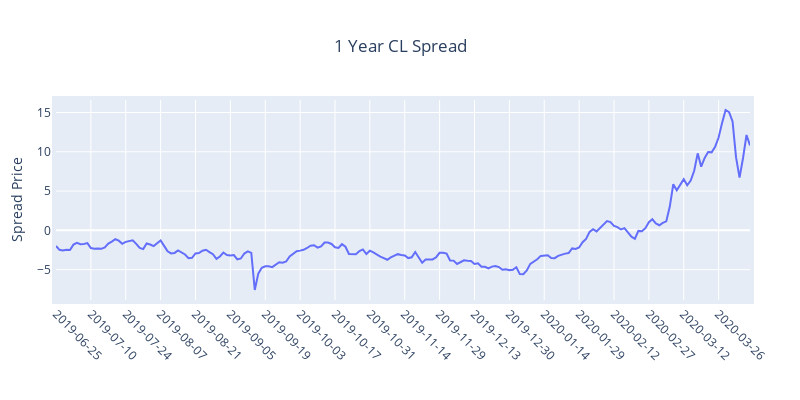

Notebook source saved alongside this figure:
### Code cell
df_fs = df_final_spread[['settle_date','sm12_m1']]
df_fs.settle_date = df_fs.settle_date.apply(lambda v:f"{str(v)[0:4]}-{str(v)[4:6]}-{str(v)[6:8]}")
fig = plotly_plot(df_in=df_fs.iloc[-200:],x_column='settle_date',
                  plot_title='1 Year CL Spread',
                  y_left_label='Spread Price')
fig.update_yaxes(automargin=True)
iplot(fig)

### Figure 1 — Plotly figure (JSON) as saved in the notebook; plotly's stock layout.template omitted (floating-point values rounded to 4 significant figures; data arrays with more than 128 entries replaced by an {"elided": "..."} marker saying what was removed)
{"data": [{"name": "sm12_m1", "type": "scatter", "x": {"elided": "200 str values"}, "y": {"elided": "200 float values"}, "yaxis": "y"}], "layout": {"autosize": false, "height": 400, "margin": {"b": 100, "l": 50, "pad": 4, "r": 50}, "title": {"text": "1 Year CL Spread", "x": 0.5, "xanchor": "center", "y": 0.9, "yanchor": "top"}, "width": 800, "xaxis": {"tickangle": 45, "ticktext": ["2019-06-25", "2019-07-10", "2019-07-24", "2019-08-07", "2019-08-21", "2019-09-05", "2019-09-19", "2019-10-03", "2019-10-17", "2019-10-31", "2019-11-14", "2019-11-29", "2019-12-13", "2019-12-30", "2020-01-14", "2020-01-29", "2020-02-12", "2020-02-27", "2020-03-12", "2020-03-26"], "tickvals": ["2019-06-25", "2019-07-10", "2019-07-24", "2019-08-07", "2019-08-21", "2019-09-05", "2019-09-19", "2019-10-03", "2019-10-17", "2019-10-31", "2019-11-14", "2019-11-29", "2019-12-13", "2019-12-30", "2020-01-14", "2020-01-29", "2020-02-12", "2020-02-27", "2020-03-12", "2020-03-26"], "type": "category"}, "yaxis": {"automargin": true, "title": {"text": "Spread Price"}}, "yaxis2": {"automargin": true, "overlaying": "y", "side": "right", "title": {"text": "y alt"}}}}
